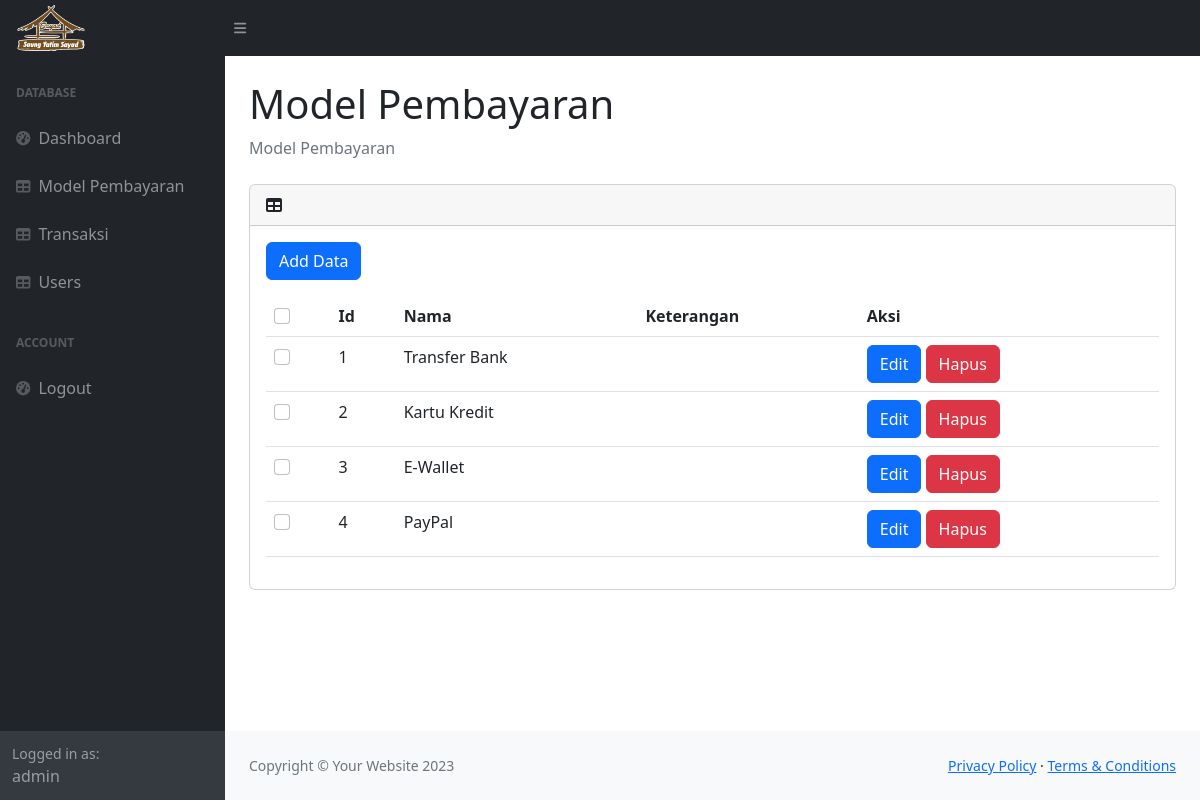
Before: /admin/modelpembayaran.php (signed in) with the older database file.
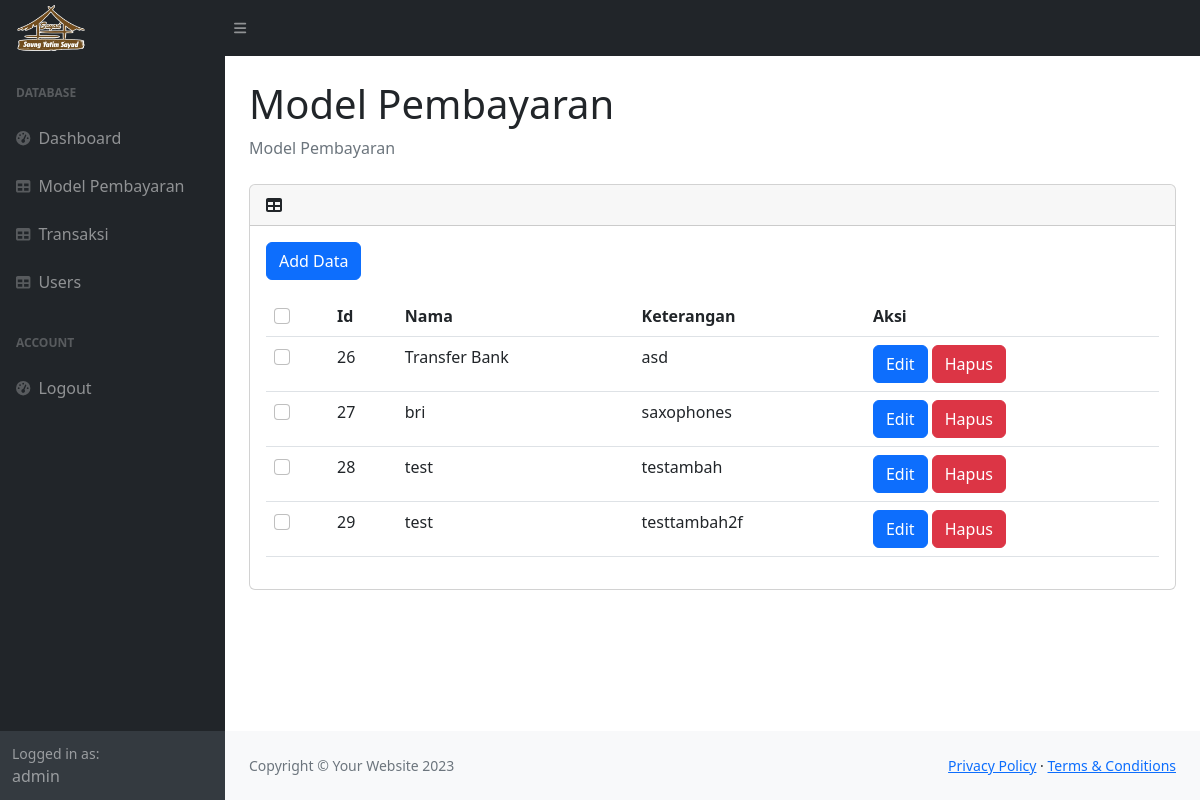
After: the same page with the newer database file.
### tables this page shows
CREATE TABLE `model_pembayaran` (
  `id_model` int(11) NOT NULL,
  `metode` varchar(50) NOT NULL,
  `keterangan` varchar(255) DEFAULT NULL
);

### admin/modelpembayaran.php (called while the page is built, shortened)
<?php
    require_once __DIR__ . '/../models/modelpembayaran.php';
    $models = ModelPembayaran::get_all_active();
    require_once __DIR__ . '/views/layout.php';
    require_once __DIR__ . '/views/modelpembayaran.php';
?>

### models/modelpembayaran.php (called while the page is built, shortened)
<?php
    require_once __DIR__ . '/transaksi.php';
    class ModelPembayaran extends Model{
        protected $id;
        protected $nama;
        protected $keterangan;
        function __construct($id, $nama, $keterangan, $is_deleted){
            $this->id = $id;
            $this->nama = $nama;
            $this->keterangan = $keterangan;
        }
        public static function from_array($array){
            return new ModelPembayaran(
                $array[0],
                $array[1],
                $array[2],
                $array[3]
            );
        }
        function get_id(){
            return $this->id;
        }
        function get_nama(){
            return $this->nama;
        }
        function get_keterangan(){
            return $this->keterangan;
        }
        public static function get_all_active(){
            global $conn;
            $datas = [];
            $sql = "SELECT * from model_pembayaran where is_deleted='0'";
            $query = $conn->query($sql);
            if ($query->num_rows > 0){
                foreach ($query->fetch_all() as $raw_data){
                    $datas[] = static::from_array($raw_data);
                }
            }
            return $datas;
        }
    }
?>

### admin/views/modelpembayaran.php (the view, shortened to what this page needs)
<section id="content">
    <div class="container-fluid px-4">
        <h1 class="mt-4">Model Pembayaran</h1>
        <ol class="breadcrumb mb-4">
            <li class="breadcrumb-item active">Model Pembayaran</li>
        </ol>
        <div class="card mt-4">
            <div class="card-header">
                <i class="fas fa-table me-1"></i>
            </div>
            <div class="card-body">
                <button class="btn btn-primary mb-3" id="add-data-btn">Add Data</button>
                <table id="datatablehtml" class="table cell-border hover">
                    <thead>
                        <th>
                            <input class="form-check-input" type="checkbox" id="all-data-checkbox">
                        </th>
                        <th>Id</th>
                        <th>Nama</th>
                        <th>Keterangan</th>
                        <th>Aksi</th>
                    </thead>
                    <tbody>
                        <?php foreach($models as $model) { ?>
                            <tr>
                                <td>
                                    <input class="form-check-input selected-checkbox" type="checkbox" id="data-checkbox" data-id="<?=$model->get_id()?>">
                                </td>
                                <td><?=$model->get_id()?></td>
                                <td><?=$model->get_nama()?></td>
                                <td><?=$model->get_keterangan()?></td>
                                <td>
                                    <button class="btn btn-primary" id="edit-data-btn">Edit</button>
                                    <button class="btn btn-danger" id="delete-data-btn" data-id="<?=$model->get_id()?>">
                                        Hapus
                                    </button>
                                </td>
                            </tr>
                        <?php } ?>
                    </tbody>
                </table>
            </div>
        </div>
    </div>
</section>

Changed rows visible on the page:
removed model_pembayaran: id_model "1", metode "Transfer Bank"
removed model_pembayaran: id_model "2", metode "Kartu Kredit"
removed model_pembayaran: id_model "3", metode "E-Wallet"
removed model_pembayaran: id_model "4", metode "PayPal"
added model_pembayaran: id_model "26", metode "Transfer Bank", keterangan "asd"
added model_pembayaran: id_model "27", metode "bri", keterangan "saxophones"
added model_pembayaran: id_model "28", metode "test", keterangan "testambah"
added model_pembayaran: id_model "29", metode "test", keterangan "testtambah2f"
